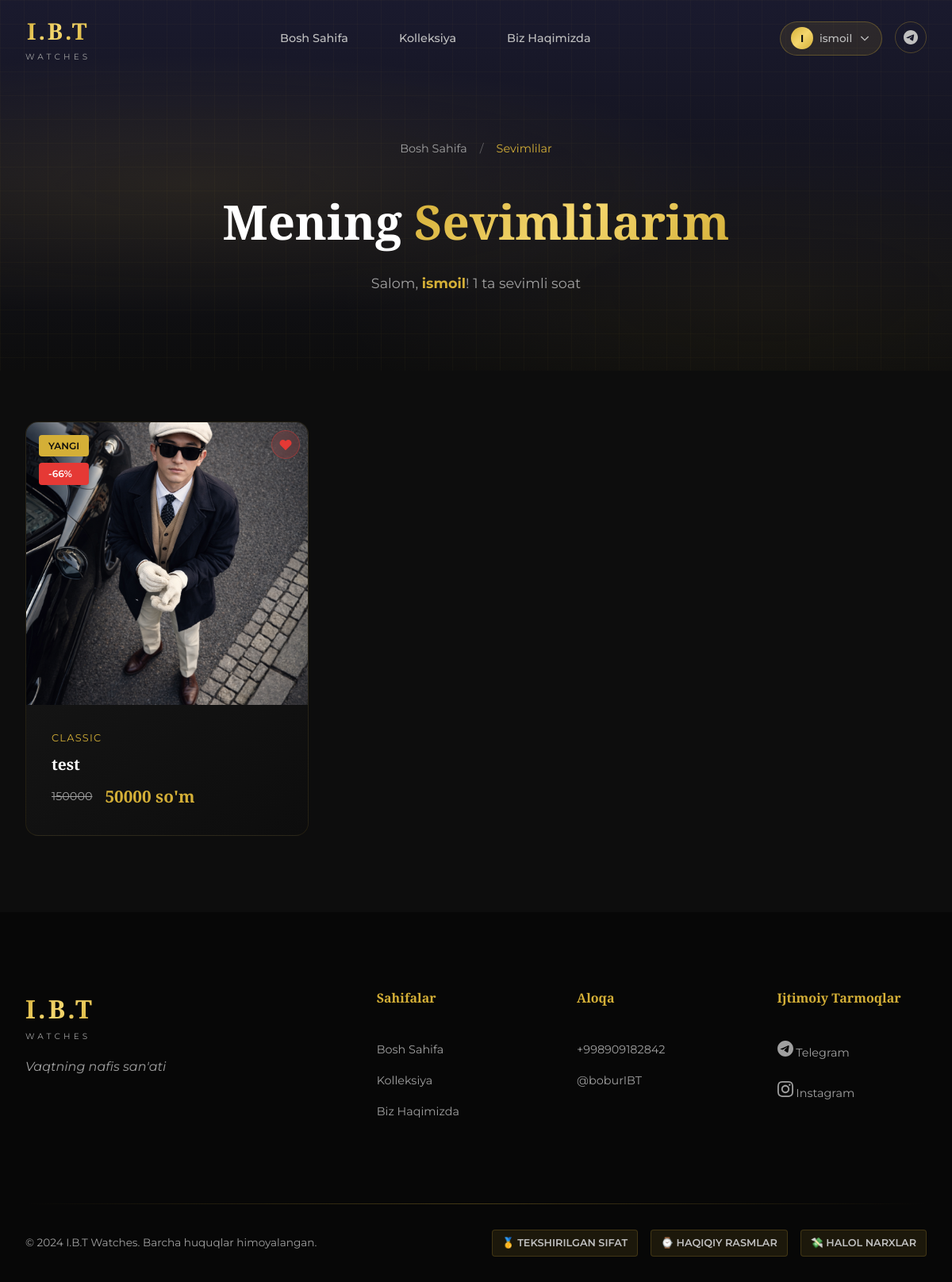
Screenshot of /profile/ (signed in) with the database file from the repository.
### store/models.py (models this page shows, shortened)
class Watch(models.Model):
    GENDER_CHOICES = [
        ('male', 'Erkaklar'),
        ('female', 'Ayollar'),
        ('unisex', 'Unisex'),
    ]
    CONDITION_CHOICES = [
        ('new', 'Yangi'),
        ('like_new', 'Yangiday'),
        ('good', 'Yaxshi'),
    ]
    name = models.CharField(max_length=200, verbose_name="Soat nomi")
    slug = models.SlugField(unique=True, blank=True, verbose_name="Slug")
    sku = models.CharField(max_length=50, unique=True, blank=True, null=True, verbose_name="SKU")
    category = models.ForeignKey(
        Category, on_delete=models.CASCADE,
        related_name='watches', verbose_name="Kategoriya"
    )
    brand = models.ForeignKey(
        Brand, on_delete=models.SET_NULL,
        related_name='watches', blank=True, null=True, verbose_name="Brend"
    )
    description = models.TextField(verbose_name="Tavsif")
    short_description = models.CharField(max_length=300, blank=True, verbose_name="Qisqa tavsif")
    price = models.DecimalField(max_digits=12, decimal_places=0, verbose_name="Narxi (so'm)")
    old_price = models.DecimalField(
        max_digits=12, decimal_places=0,
        blank=True, null=True, verbose_name="Eski narxi"
    )
    gender = models.CharField(max_length=10, choices=GENDER_CHOICES, default='unisex', verbose_name="Jinsi")
    condition = models.CharField(max_length=20, choices=CONDITION_CHOICES, default='new', verbose_name="Holati")
    image = models.ImageField(upload_to='watches/', verbose_name="Asosiy rasm")
    is_new = models.BooleanField(default=False, verbose_name="Yangi mahsulot")
    is_trending = models.BooleanField(default=False, verbose_name="Trendda")
    is_featured = models.BooleanField(default=False, verbose_name="Tanlangan")
    is_active = models.BooleanField(default=True, verbose_name="Faol")
    in_stock = models.BooleanField(default=True, verbose_name="Sotuvda bor")
    views_count = models.PositiveIntegerField(default=0, verbose_name="Ko'rishlar")
    created_at = models.DateTimeField(auto_now_add=True)
    updated_at = models.DateTimeField(auto_now=True)
    class Meta:
        verbose_name = "Soat"
        verbose_name_plural = "Soatlar"
        ordering = ['-created_at']
    @property
    def discount_percent(self):
        if self.old_price and self.old_price > self.price:
            discount = ((self.old_price - self.price) / self.old_price) * 100
            return int(discount)
        return None

class Category(models.Model):
    name = models.CharField(max_length=100, verbose_name="Kategoriya nomi")
    slug = models.SlugField(unique=True, blank=True, verbose_name="Slug")
    description = models.TextField(blank=True, verbose_name="Tavsif")
    image = models.ImageField(upload_to='categories/', blank=True, null=True, verbose_name="Rasm")
    is_active = models.BooleanField(default=True, verbose_name="Faol")
    order = models.PositiveIntegerField(default=0, verbose_name="Tartib")
    created_at = models.DateTimeField(auto_now_add=True)
    updated_at = models.DateTimeField(auto_now=True)
    class Meta:
        verbose_name = "Kategoriya"
        verbose_name_plural = "Kategoriyalar"
        ordering = ['order', 'name']

class SiteSettings(models.Model):
    site_name = models.CharField(max_length=100, default="I.B.T Watches", verbose_name="Sayt nomi")
    site_description = models.TextField(blank=True, verbose_name="Sayt tavsifi")
    phone = models.CharField(max_length=20, default="+998909182842", verbose_name="Telefon")
    telegram_username = models.CharField(max_length=100, default="boburIBT", verbose_name="Telegram username")
    telegram_channel = models.CharField(max_length=100, default="IBTwatches", verbose_name="Telegram kanal")
    instagram_username = models.CharField(max_length=100, default="i.b.t_watches", verbose_name="Instagram")
    telegram_bot_token = models.CharField(max_length=200, blank=True, verbose_name="Bot Token")
    telegram_chat_id = models.CharField(max_length=50, blank=True, verbose_name="Chat ID")
    meta_title = models.CharField(max_length=200, blank=True, verbose_name="Meta Title")
    meta_description = models.TextField(blank=True, verbose_name="Meta Description")
    meta_keywords = models.CharField(max_length=500, blank=True, verbose_name="Meta Keywords")
    class Meta:
        verbose_name = "Sayt sozlamalari"
        verbose_name_plural = "Sayt sozlamalari"
    @classmethod
    def get_settings(cls):
        settings, created = cls.objects.get_or_create(pk=1)
        return settings

### store/views.py (the view)
# urls.py: path('profile/', views.profile_view, name='profile'),
def profile_view(request):
    if not request.user.is_authenticated:
        return redirect(f'/login/?next=/profile/')
    favorite_watches = Watch.objects.filter(
        favorites__user=request.user, is_active=True
    ).select_related('category', 'brand')
    context = {
        'favorite_watches': favorite_watches,
    }
    return render(request, 'profile.html', context)

### store/context_processors.py (called while the page is built)
def site_settings(request):
    try:
        settings = SiteSettings.get_settings()
    except:
        settings = None
    categories = Category.objects.filter(is_active=True)
    user_favorites = set()
    if request.user.is_authenticated:
        try:
            user_favorites = set(
                Favorite.objects.filter(user=request.user).values_list('watch_id', flat=True)
            )
        except Exception:
            pass
    return {
        'settings': settings,
        'categories': categories,
        'user_favorites': user_favorites,
    }

### templates/profile.html (shortened to what this page needs)
{% extends 'base.html' %}
{% load static %}
{% block content %}
<section class="page-hero">
    <div class="page-hero-bg">
        <div class="hero-gradient"></div>
        <div class="hero-pattern"></div>
    </div>
    <div class="page-hero-content">
        <nav class="breadcrumb" data-aos="fade-down">
            <a href="{% url 'home' %}">Bosh Sahifa</a>
            <span class="separator">/</span>
            <span class="current">Sevimlilar</span>
        </nav>
        <h1 class="page-title" data-aos="fade-up">
            Mening <span class="accent">Sevimlilarim</span>
        </h1>
        <p class="page-desc" data-aos="fade-up" data-aos-delay="100">
            Salom, <strong style="color:var(--color-primary)">{{ user.first_name|default:user.username }}</strong>!
            {% if favorite_watches %}
                {{ favorite_watches|length }} ta sevimli soat
            {% endif %}
        </p>
    </div>
</section>
<section class="watches-section">
    <div class="section-container">
        {% if favorite_watches %}
        <div class="watches-grid">
            {% for watch in favorite_watches %}
            <div class="watch-card" data-aos="fade-up" data-aos-delay="{{ forloop.counter0 }}00">
                <div class="watch-card-image">
                    <div class="card-badge">
                        {% if watch.is_new %}<span class="badge new">Yangi</span>{% endif %}
                        {% if watch.discount_percent %}<span class="badge discount">-{{ watch.discount_percent }}%</span>{% endif %}
                    </div>
                    <button class="fav-btn active" data-id="{{ watch.pk }}" aria-label="Sevimlilardan olib tashlash">
                        <svg viewBox="0 0 24 24" stroke="currentColor" stroke-width="2" fill="currentColor"><path d="M4.318 6.318a4.5 4.5 0 000 6.364L12 20.364l7.682-7.682a4.5 4.5 0 00-6.364-6.364L12 7.636l-1.318-1.318a4.5 4.5 0 00-6.364 0z"/></svg>
                    </button>
                    <a href="{% url 'product_detail' watch.pk %}">
                    </a>
                </div>
                <a href="{% url 'product_detail' watch.pk %}" class="watch-card-info">
                    <div class="watch-category">{{ watch.category.name }}</div>
                    <h3 class="watch-name">{{ watch.name }}</h3>
                    <div class="watch-price">
                        {% if watch.old_price %}<span class="old-price">{{ watch.old_price|floatformat:0 }}</span>{% endif %}
                        <span class="current-price">{{ watch.price|floatformat:0 }} so'm</span>
                    </div>
                </a>
            </div>
            {% endfor %}
        </div>
        {% endif %}
    </div>
</section>
{% endblock %}

### templates/base.html (shortened to what this page needs)
{% load static %}
<!DOCTYPE html>
<html lang="uz">
<head>
    <link rel="stylesheet" href="{% static 'css/style.css' %}">
</head>
<body>
    <nav class="navbar" id="navbar">
        <div class="nav-container">
            <a href="{% url 'home' %}" class="logo">
                <span class="logo-text">I.B.T</span>
                <span class="logo-sub">WATCHES</span>
            </a>
            <div class="nav-links" id="navLinks">
                <a href="{% url 'home' %}" class="nav-link {% if request.resolver_match.url_name == 'home' %}active{% endif %}">
                    <span class="nav-link-text">Bosh Sahifa</span>
                </a>
                <a href="{% url 'all_watches' %}" class="nav-link {% if request.resolver_match.url_name == 'all_watches' %}active{% endif %}">
                    <span class="nav-link-text">Kolleksiya</span>
                </a>
                <a href="{% url 'about' %}" class="nav-link {% if request.resolver_match.url_name == 'about' %}active{% endif %}">
                    <span class="nav-link-text">Biz Haqimizda</span>
                </a>
            </div>
            <div class="nav-actions">
                {% if user.is_authenticated %}
                <div class="nav-user-menu">
                    <button class="nav-user-btn" id="userMenuBtn">
                        <div class="user-avatar">{{ user.first_name|first|upper|default:user.username|first|upper }}</div>
                        <span class="user-name">{{ user.first_name|default:user.username }}</span>
                        <svg viewBox="0 0 24 24" fill="none" stroke="currentColor" stroke-width="2" width="16" height="16"><path d="M19 9l-7 7-7-7"/></svg>
                    </button>
                </div>
                {% else %}
                <a href="{% url 'login' %}" class="btn-nav-auth login-btn">Kirish</a>
                <a href="{% url 'register' %}" class="btn-nav-auth register-btn">Ro'yxat</a>
                {% endif %}
                {% if settings %}
                <a href="https://t.me/{{ settings.telegram_username }}" target="_blank" class="nav-social telegram">
                </a>
                {% endif %}
            </div>
        </div>
    </nav>
    <main class="main-content">
        {% block content %}{% endblock %}
    </main>
    <footer class="footer">
        <div class="footer-container">
            <div class="footer-top">
                <div class="footer-brand">
                    <div class="footer-logo">
                        <span class="logo-text">I.B.T</span>
                        <span class="logo-sub">WATCHES</span>
                    </div>
                    <p class="footer-tagline">Vaqtning nafis san'ati</p>
                </div>
                <div class="footer-links">
                    <div class="footer-col">
                        <h4>Sahifalar</h4>
                        <a href="{% url 'home' %}">Bosh Sahifa</a>
                        <a href="{% url 'all_watches' %}">Kolleksiya</a>
                        <a href="{% url 'about' %}">Biz Haqimizda</a>
                    </div>
                    <div class="footer-col">
                        <h4>Aloqa</h4>
                        {% if settings %}
                        <a href="tel:{{ settings.phone }}">{{ settings.phone }}</a>
                        <a href="https://t.me/{{ settings.telegram_username }}" target="_blank">@{{ settings.telegram_username }}</a>
                        {% endif %}
                    </div>
                    <div class="footer-col">
                        <h4>Ijtimoiy Tarmoqlar</h4>
                        <div class="footer-socials">
                            {% if settings %}
                            <a href="https://t.me/{{ settings.telegram_channel }}" target="_blank" class="social-link">
                                Telegram
                            </a>
                            <a href="https://instagram.com/{{ settings.instagram_username }}" target="_blank" class="social-link">
                                Instagram
                            </a>
                            {% endif %}
                        </div>
                    </div>
                </div>
            </div>
            <div class="footer-bottom">
                <div class="footer-line"></div>
                <div class="footer-info">
                    <p>&copy; 2024 I.B.T Watches. Barcha huquqlar himoyalangan.</p>
                    <div class="footer-badges">
                        <span class="badge">🥇 Tekshirilgan sifat</span>
                        <span class="badge">⌚ Haqiqiy rasmlar</span>
                        <span class="badge">💸 Halol narxlar</span>
                    </div>
                </div>
            </div>
        </div>
    </footer>
</body>
</html>

### rows the page displays
Watch: is_new "YANGI", discount_percent "66", category.name "CLASSIC", name "test", old_price "150000", price "50000"
SiteSettings: phone "+998909182842", telegram_username "boburIBT"

### other values shown
{{ user.first_name|first|upper|default:user.username|first|upper }} "I"
{{ user.first_name|default:user.username }} "ismoil"
{{ favorite_watches|length }} "1"
